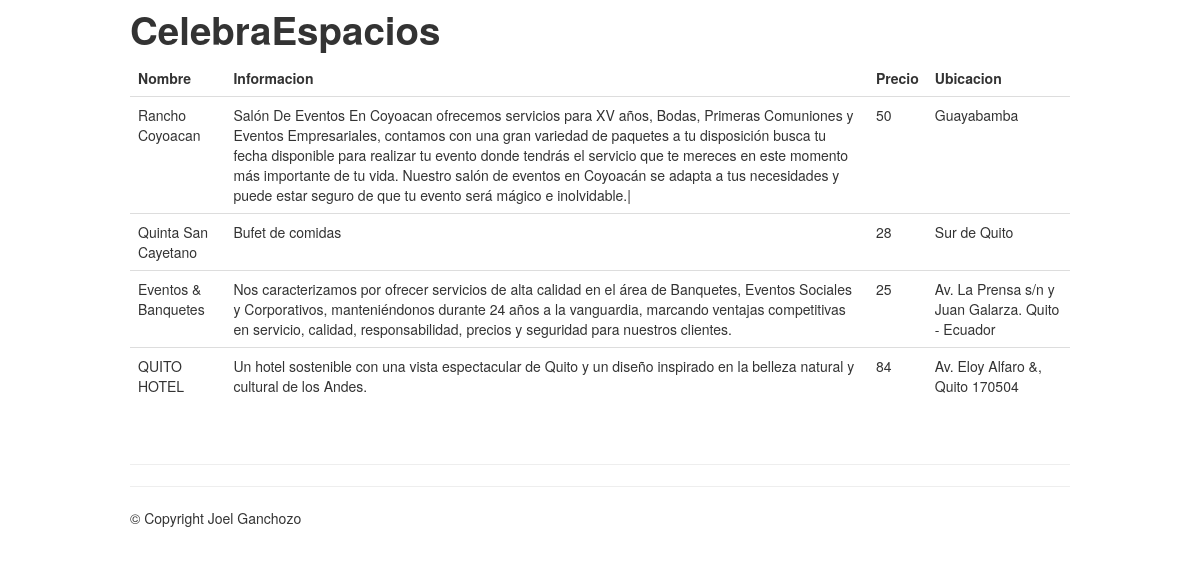
The app's page /SalonesCelebraEspacios.php with its own data.
### tables this page shows
CREATE TABLE `salones` (
  `id_salones` int(11) NOT NULL,
  `nombre_salon` varchar(9999) NOT NULL,
  `inf_salon` text NOT NULL,
  `precio_salon` tinyint(99) NOT NULL,
  `ubicacion_salon` varchar(255) NOT NULL
);

### SalonesCelebraEspacios.php (the view, shortened to what this page needs)
<!DOCTYPE html>
<html lang="en">
<head>
  <link href="bootstrap/css/bootstrap.min.css" rel="stylesheet"/>
  <link rel="stylesheet" type="text/css" href="https://cdn.datatables.net/1.11.5/css/jquery.dataTables.css">
</head>
<body data-offset="40" style="background-attachment: fixed">
<div class="container">
  <header class="header">
    <div class="row">
      <?php include("include/cabecera.php"); ?>
    </div>
  </header>
  <div class="row">
    <div class="span12">
      <div class="caption">
        <div class="row-fluid">
          <?php
            require("connect_db.php");
            $sql = "SELECT * FROM salones";
            $query = mysqli_query($mysqli, $sql);
            echo "<table id='tabla-salones' class='table table-hover'>";
            echo "<thead>";
            echo "<tr class='warning'>";
            echo "<th>Nombre</th>";
            echo "<th>Informacion</th>";
            echo "<th>Precio</th>";
            echo "<th>Ubicacion</th>";
            echo "</tr>";
            echo "</thead>";
            echo "<tbody>";
            while ($arreglo = mysqli_fetch_array($query)) {
              echo "<tr>";
              echo "<td>$arreglo[1]</td>";
              echo "<td>$arreglo[2]</td>";
              echo "<td>$arreglo[3]</td>";
              echo "<td>$arreglo[4]</td>";
              echo "</tr>";
            }
            echo "</tbody>";
            echo "</table>";
          ?>
        </div>
        <br/>
      </div>
    </div>
  </div>
  <hr class="soften"/>
  <footer class="footer">
    <hr class="soften"/>
    <p>&copy; Copyright Joel Ganchozo <br/><br/></p>
  </footer>
</div>
</body>
</html>

### records on screen
salones: nombre_salon "Rancho Coyoacan", inf_salon "Salón De Eventos En Coyoacan ofrecemos servicios para XV años, Bodas, Primeras Comuniones y Eventos Empresariales, contamos con una gran variedad de paquetes a tu disposición busca tu fecha disponible para realizar tu evento donde tendrás el servicio que te mereces en este momento más importante de tu vida. Nuestro salón de eventos en Coyoacán se adapta a tus necesidades y puede estar seguro de que tu evento será mágico e inolvidable.|", precio_salon "50", ubicacion_salon "Guayabamba"
salones: nombre_salon "Quinta San Cayetano", inf_salon "Bufet de comidas", precio_salon "28", ubicacion_salon "Sur de Quito"
salones: nombre_salon "Eventos & Banquetes", inf_salon "Nos caracterizamos por ofrecer servicios de alta calidad en el área de Banquetes, Eventos Sociales y Corporativos, manteniéndonos durante 24 años a la vanguardia, marcando ventajas competitivas en servicio, calidad, responsabilidad, precios y seguridad para nuestros clientes.", precio_salon "25", ubicacion_salon "Av. La Prensa s/n y Juan Galarza. Quito - Ecuador"
salones: nombre_salon "QUITO HOTEL", inf_salon "Un hotel sostenible con una vista espectacular de Quito y un diseño inspirado en la belleza natural y cultural de los Andes.", precio_salon "84", ubicacion_salon "Av. Eloy Alfaro &, Quito 170504"
